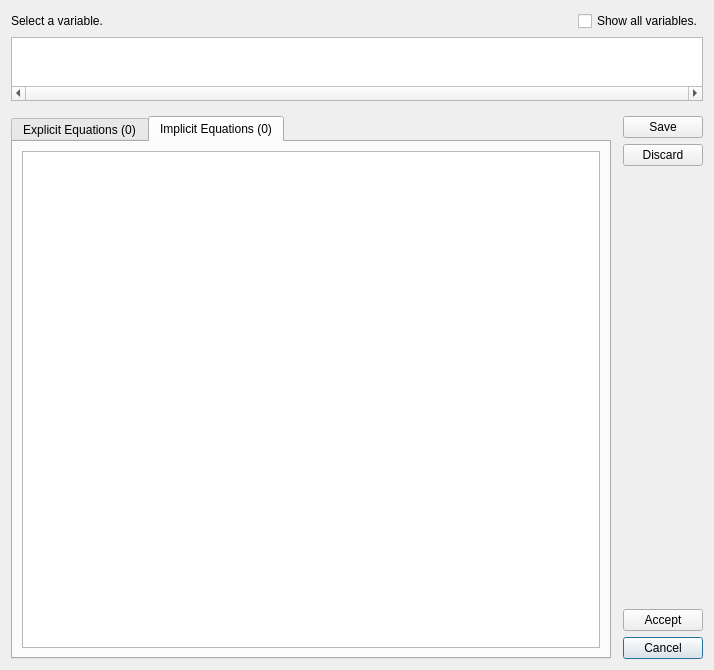
<?xml version="1.0" encoding="UTF-8"?>
<ui version="4.0">
 <class>Dialog</class>
 <widget class="QDialog" name="Dialog">
  <property name="geometry">
   <rect>
    <x>0</x>
    <y>0</y>
    <width>714</width>
    <height>670</height>
   </rect>
  </property>
  <property name="windowTitle">
   <string>Equation selector</string>
  </property>
  <layout class="QVBoxLayout" name="verticalLayout_4">
   <item>
    <layout class="QHBoxLayout" name="horizontalLayout">
     <item>
      <widget class="QLabel" name="label">
       <property name="text">
        <string>Select a variable.</string>
       </property>
      </widget>
     </item>
     <item>
      <spacer name="horizontalSpacer">
       <property name="orientation">
        <enum>Qt::Horizontal</enum>
       </property>
       <property name="sizeHint" stdset="0">
        <size>
         <width>368</width>
         <height>20</height>
        </size>
       </property>
      </spacer>
     </item>
     <item>
      <widget class="QCheckBox" name="check_box_show_all_vars">
       <property name="text">
        <string>Show all variables.</string>
       </property>
      </widget>
     </item>
    </layout>
   </item>
   <item>
    <widget class="QListWidget" name="list_variables">
     <property name="sizePolicy">
      <sizepolicy hsizetype="Expanding" vsizetype="Fixed">
       <horstretch>0</horstretch>
       <verstretch>0</verstretch>
      </sizepolicy>
     </property>
     <property name="minimumSize">
      <size>
       <width>0</width>
       <height>64</height>
      </size>
     </property>
     <property name="maximumSize">
      <size>
       <width>16777215</width>
       <height>64</height>
      </size>
     </property>
     <property name="focusPolicy">
      <enum>Qt::NoFocus</enum>
     </property>
     <property name="layoutDirection">
      <enum>Qt::LeftToRight</enum>
     </property>
     <property name="verticalScrollBarPolicy">
      <enum>Qt::ScrollBarAsNeeded</enum>
     </property>
     <property name="horizontalScrollBarPolicy">
      <enum>Qt::ScrollBarAlwaysOn</enum>
     </property>
     <property name="sizeAdjustPolicy">
      <enum>QAbstractScrollArea::AdjustIgnored</enum>
     </property>
     <property name="showDropIndicator" stdset="0">
      <bool>true</bool>
     </property>
     <property name="defaultDropAction">
      <enum>Qt::CopyAction</enum>
     </property>
     <property name="selectionMode">
      <enum>QAbstractItemView::NoSelection</enum>
     </property>
     <property name="flow">
      <enum>QListView::LeftToRight</enum>
     </property>
     <property name="viewMode">
      <enum>QListView::ListMode</enum>
     </property>
    </widget>
   </item>
   <item>
    <spacer name="verticalSpacer">
     <property name="orientation">
      <enum>Qt::Vertical</enum>
     </property>
     <property name="sizeHint" stdset="0">
      <size>
       <width>20</width>
       <height>40</height>
      </size>
     </property>
    </spacer>
   </item>
   <item>
    <layout class="QHBoxLayout" name="horizontalLayout_2">
     <item>
      <widget class="QTabWidget" name="tab_equations">
       <property name="minimumSize">
        <size>
         <width>600</width>
         <height>543</height>
        </size>
       </property>
       <property name="focusPolicy">
        <enum>Qt::TabFocus</enum>
       </property>
       <property name="currentIndex">
        <number>1</number>
       </property>
       <widget class="QWidget" name="tab_explicit">
        <attribute name="title">
         <string>Explicit Equations (0)</string>
        </attribute>
        <layout class="QVBoxLayout" name="verticalLayout">
         <item>
          <widget class="QListWidget" name="list_explicit">
           <property name="focusPolicy">
            <enum>Qt::NoFocus</enum>
           </property>
           <property name="frameShadow">
            <enum>QFrame::Sunken</enum>
           </property>
           <property name="defaultDropAction">
            <enum>Qt::IgnoreAction</enum>
           </property>
           <property name="selectionMode">
            <enum>QAbstractItemView::NoSelection</enum>
           </property>
          </widget>
         </item>
        </layout>
       </widget>
       <widget class="QWidget" name="tab_implicit">
        <attribute name="title">
         <string>Implicit Equations (0)</string>
        </attribute>
        <layout class="QVBoxLayout" name="verticalLayout_2">
         <item>
          <widget class="QListWidget" name="list_implicit">
           <property name="focusPolicy">
            <enum>Qt::NoFocus</enum>
           </property>
           <property name="defaultDropAction">
            <enum>Qt::IgnoreAction</enum>
           </property>
           <property name="selectionMode">
            <enum>QAbstractItemView::NoSelection</enum>
           </property>
          </widget>
         </item>
        </layout>
       </widget>
      </widget>
     </item>
     <item>
      <spacer name="horizontalSpacer_2">
       <property name="orientation">
        <enum>Qt::Horizontal</enum>
       </property>
       <property name="sizeHint" stdset="0">
        <size>
         <width>40</width>
         <height>20</height>
        </size>
       </property>
      </spacer>
     </item>
     <item>
      <layout class="QVBoxLayout" name="verticalLayout_3">
       <item>
        <widget class="QPushButton" name="pbutton_save">
         <property name="text">
          <string>Save</string>
         </property>
        </widget>
       </item>
       <item>
        <widget class="QPushButton" name="pbutton_discard">
         <property name="text">
          <string>Discard</string>
         </property>
        </widget>
       </item>
       <item>
        <spacer name="verticalSpacer_2">
         <property name="orientation">
          <enum>Qt::Vertical</enum>
         </property>
         <property name="sizeHint" stdset="0">
          <size>
           <width>20</width>
           <height>348</height>
          </size>
         </property>
        </spacer>
       </item>
       <item>
        <widget class="QPushButton" name="pbutton_accept">
         <property name="text">
          <string>Accept</string>
         </property>
        </widget>
       </item>
       <item>
        <widget class="QPushButton" name="pbutton_cancel">
         <property name="text">
          <string>Cancel</string>
         </property>
         <property name="default">
          <bool>true</bool>
         </property>
        </widget>
       </item>
      </layout>
     </item>
    </layout>
   </item>
  </layout>
 </widget>
 <resources/>
 <connections/>
</ui>
